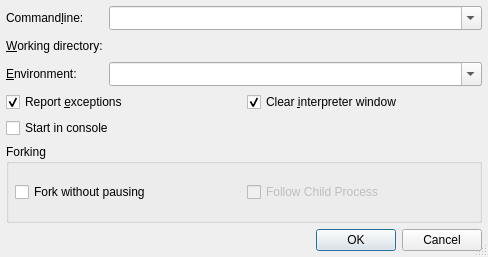
<?xml version="1.0" encoding="UTF-8"?>
<ui version="4.0">
 <class>StartRunDialog</class>
 <widget class="QDialog" name="StartRunDialog">
  <property name="geometry">
   <rect>
    <x>0</x>
    <y>0</y>
    <width>488</width>
    <height>257</height>
   </rect>
  </property>
  <property name="windowTitle">
   <string>Start running</string>
  </property>
  <property name="sizeGripEnabled">
   <bool>true</bool>
  </property>
  <layout class="QVBoxLayout" name="verticalLayout">
   <item>
    <layout class="QGridLayout" name="gridLayout_2">
     <item row="0" column="0">
      <widget class="QLabel" name="TextLabel1">
       <property name="text">
        <string>Command&amp;line:</string>
       </property>
       <property name="buddy">
        <cstring>cmdlineCombo</cstring>
       </property>
      </widget>
     </item>
     <item row="0" column="1">
      <widget class="QComboBox" name="cmdlineCombo">
       <property name="sizePolicy">
        <sizepolicy hsizetype="Expanding" vsizetype="Fixed">
         <horstretch>0</horstretch>
         <verstretch>0</verstretch>
        </sizepolicy>
       </property>
       <property name="toolTip">
        <string>Enter the commandline parameters</string>
       </property>
       <property name="whatsThis">
        <string>&lt;b&gt;Commandline&lt;/b&gt;
&lt;p&gt;Enter the commandline parameters in this field.&lt;/p&gt;</string>
       </property>
       <property name="editable">
        <bool>true</bool>
       </property>
       <property name="insertPolicy">
        <enum>QComboBox::InsertAtTop</enum>
       </property>
       <property name="sizeAdjustPolicy">
        <enum>QComboBox::AdjustToMinimumContentsLengthWithIcon</enum>
       </property>
       <property name="duplicatesEnabled">
        <bool>false</bool>
       </property>
      </widget>
     </item>
     <item row="1" column="0">
      <widget class="QLabel" name="TextLabel2">
       <property name="text">
        <string>&amp;Working directory:</string>
       </property>
       <property name="buddy">
        <cstring>workdirPicker</cstring>
       </property>
      </widget>
     </item>
     <item row="1" column="1">
      <widget class="E5ComboPathPicker" name="workdirPicker" native="true">
       <property name="sizePolicy">
        <sizepolicy hsizetype="Expanding" vsizetype="Preferred">
         <horstretch>0</horstretch>
         <verstretch>0</verstretch>
        </sizepolicy>
       </property>
       <property name="focusPolicy">
        <enum>Qt::WheelFocus</enum>
       </property>
       <property name="toolTip">
        <string>Enter the working directory</string>
       </property>
       <property name="whatsThis">
        <string>&lt;b&gt;Working directory&lt;/b&gt;
&lt;p&gt;Enter the working directory of the application to be debugged. Leave it empty to set the working directory to the executable directory.&lt;/p&gt;</string>
       </property>
      </widget>
     </item>
     <item row="2" column="0">
      <widget class="QLabel" name="textLabel1">
       <property name="text">
        <string>&amp;Environment:</string>
       </property>
       <property name="buddy">
        <cstring>environmentCombo</cstring>
       </property>
      </widget>
     </item>
     <item row="2" column="1">
      <widget class="QComboBox" name="environmentCombo">
       <property name="sizePolicy">
        <sizepolicy hsizetype="Expanding" vsizetype="Fixed">
         <horstretch>0</horstretch>
         <verstretch>0</verstretch>
        </sizepolicy>
       </property>
       <property name="toolTip">
        <string>Enter the environment variables to be set.</string>
       </property>
       <property name="whatsThis">
        <string>&lt;b&gt;Environment&lt;/b&gt;
&lt;p&gt;Enter the environment variables to be set for the program. The individual settings must be separated by whitespace and be given in the form 'var=value'. In order to add to an environment variable, enter it in the form 'var+=value'.&lt;/p&gt;
&lt;p&gt;Example: var1=1 var2=&quot;hello world&quot; var3+=&quot;:/tmp&quot;&lt;/p&gt;</string>
       </property>
       <property name="editable">
        <bool>true</bool>
       </property>
       <property name="insertPolicy">
        <enum>QComboBox::InsertAtTop</enum>
       </property>
       <property name="sizeAdjustPolicy">
        <enum>QComboBox::AdjustToMinimumContentsLengthWithIcon</enum>
       </property>
       <property name="duplicatesEnabled">
        <bool>false</bool>
       </property>
      </widget>
     </item>
    </layout>
   </item>
   <item>
    <layout class="QGridLayout" name="gridLayout">
     <item row="0" column="0">
      <widget class="QCheckBox" name="exceptionCheckBox">
       <property name="toolTip">
        <string>Uncheck to disable exception reporting</string>
       </property>
       <property name="whatsThis">
        <string>&lt;b&gt;Report exceptions&lt;/b&gt;
&lt;p&gt;Uncheck this in order to disable exception reporting.&lt;/p&gt;</string>
       </property>
       <property name="text">
        <string>Report &amp;exceptions</string>
       </property>
       <property name="shortcut">
        <string>Alt+E</string>
       </property>
       <property name="checked">
        <bool>true</bool>
       </property>
      </widget>
     </item>
     <item row="0" column="1">
      <widget class="QCheckBox" name="clearShellCheckBox">
       <property name="toolTip">
        <string>Select to clear the display of the interpreter window</string>
       </property>
       <property name="whatsThis">
        <string>&lt;b&gt;Clear interpreter window&lt;/b&gt;&lt;p&gt;This clears the display of the interpreter window before starting the debug client.&lt;/p&gt;</string>
       </property>
       <property name="text">
        <string>Clear &amp;interpreter window</string>
       </property>
       <property name="checked">
        <bool>true</bool>
       </property>
      </widget>
     </item>
     <item row="1" column="0">
      <widget class="QCheckBox" name="consoleCheckBox">
       <property name="toolTip">
        <string>Select to start the debugger in a console window</string>
       </property>
       <property name="whatsThis">
        <string>&lt;b&gt;Start in console&lt;/b&gt;
&lt;p&gt;Select to start the debugger in a console window. The console command has to be configured on the Debugger-&amp;gt;General page&lt;/p&gt;</string>
       </property>
       <property name="text">
        <string>Start in console</string>
       </property>
      </widget>
     </item>
    </layout>
   </item>
   <item>
    <widget class="QGroupBox" name="groupBox">
     <property name="title">
      <string>Forking</string>
     </property>
     <layout class="QHBoxLayout" name="horizontalLayout">
      <item>
       <widget class="QCheckBox" name="forkModeCheckBox">
        <property name="toolTip">
         <string>Select to go through the fork without asking</string>
        </property>
        <property name="whatsThis">
         <string>&lt;b&gt;Fork without pausing&lt;/b&gt;
&lt;p&gt;Select to go through the fork without asking making the forking decision based on the Parent/Child selection.&lt;/p&gt;</string>
        </property>
        <property name="text">
         <string>Fork without pausing</string>
        </property>
       </widget>
      </item>
      <item>
       <widget class="QCheckBox" name="forkChildCheckBox">
        <property name="enabled">
         <bool>false</bool>
        </property>
        <property name="toolTip">
         <string>Select to debug the child process after forking</string>
        </property>
        <property name="whatsThis">
         <string>&lt;b&gt;Debug Child Process&lt;/b&gt;
&lt;p&gt;Select to debug the child process after forking. If it is not selected, the parent process will be debugged. This has no effect, if forking without pausing is not selected.&lt;/p&gt;</string>
        </property>
        <property name="text">
         <string>Follow Child Process</string>
        </property>
       </widget>
      </item>
     </layout>
    </widget>
   </item>
   <item>
    <widget class="QDialogButtonBox" name="buttonBox">
     <property name="orientation">
      <enum>Qt::Horizontal</enum>
     </property>
     <property name="standardButtons">
      <set>QDialogButtonBox::Cancel|QDialogButtonBox::Ok</set>
     </property>
    </widget>
   </item>
  </layout>
 </widget>
 <layoutdefault spacing="6" margin="6"/>
 <pixmapfunction>qPixmapFromMimeSource</pixmapfunction>
 <customwidgets>
  <customwidget>
   <class>E5ComboPathPicker</class>
   <extends>QWidget</extends>
   <header>E5Gui/E5PathPicker.h</header>
   <container>1</container>
  </customwidget>
 </customwidgets>
 <tabstops>
  <tabstop>cmdlineCombo</tabstop>
  <tabstop>workdirPicker</tabstop>
  <tabstop>environmentCombo</tabstop>
  <tabstop>exceptionCheckBox</tabstop>
  <tabstop>clearShellCheckBox</tabstop>
  <tabstop>consoleCheckBox</tabstop>
  <tabstop>forkModeCheckBox</tabstop>
  <tabstop>forkChildCheckBox</tabstop>
 </tabstops>
 <resources/>
 <connections>
  <connection>
   <sender>buttonBox</sender>
   <signal>accepted()</signal>
   <receiver>StartRunDialog</receiver>
   <slot>accept()</slot>
   <hints>
    <hint type="sourcelabel">
     <x>35</x>
     <y>237</y>
    </hint>
    <hint type="destinationlabel">
     <x>34</x>
     <y>150</y>
    </hint>
   </hints>
  </connection>
  <connection>
   <sender>buttonBox</sender>
   <signal>rejected()</signal>
   <receiver>StartRunDialog</receiver>
   <slot>reject()</slot>
   <hints>
    <hint type="sourcelabel">
     <x>154</x>
     <y>237</y>
    </hint>
    <hint type="destinationlabel">
     <x>150</x>
     <y>148</y>
    </hint>
   </hints>
  </connection>
  <connection>
   <sender>forkModeCheckBox</sender>
   <signal>toggled(bool)</signal>
   <receiver>forkChildCheckBox</receiver>
   <slot>setEnabled(bool)</slot>
   <hints>
    <hint type="sourcelabel">
     <x>121</x>
     <y>190</y>
    </hint>
    <hint type="destinationlabel">
     <x>265</x>
     <y>191</y>
    </hint>
   </hints>
  </connection>
 </connections>
</ui>
